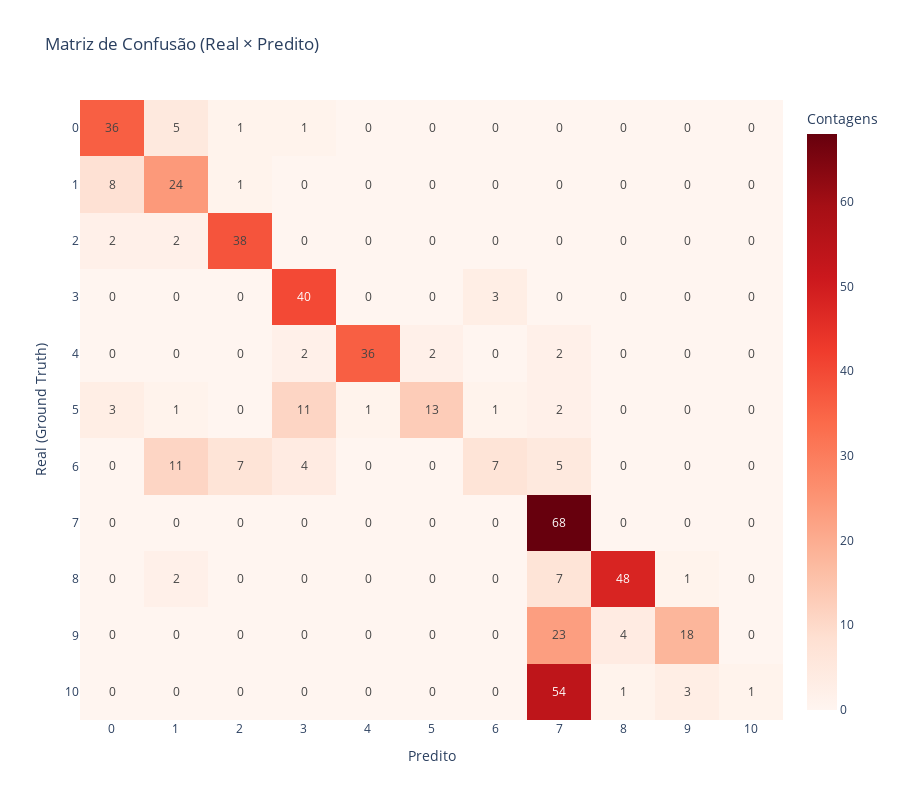

The cell this chart's notebook holds for it:
### Markdown cell above
## 8️⃣ Validação com Ground Truth

### Code cell
if ground_truth:
    accuracy, cls_report, cm = analyzer.evaluate_ground_truth(
        df_with_consensus=df_with_consensus
    )

    visualizer.plot_confusion_matrix(
        cm=cm,
        categories=categories
    )
    
else:
    logger.info("⚠️ Ground truth não disponível – pulando validação")

### Figure 1 — Plotly figure (JSON) as saved in the notebook; plotly's stock layout.template omitted (floating-point values rounded to 4 significant figures)
{"data": [{"colorbar": {"title": {"text": "Contagens"}}, "colorscale": [[0, "rgb(255,245,240)"], [0.125, "rgb(254,224,210)"], [0.25, "rgb(252,187,161)"], [0.375, "rgb(252,146,114)"], [0.5, "rgb(251,106,74)"], [0.625, "rgb(239,59,44)"], [0.75, "rgb(203,24,29)"], [0.875, "rgb(165,15,21)"], [1, "rgb(103,0,13)"]], "text": [[0, 0, 0, 0, 0, 0, 0, 54, 1, 3, 1], [0, 0, 0, 0, 0, 0, 0, 23, 4, 18, 0], [0, 2, 0, 0, 0, 0, 0, 7, 48, 1, 0], [0, 0, 0, 0, 0, 0, 0, 68, 0, 0, 0], [0, 11, 7, 4, 0, 0, 7, 5, 0, 0, 0], [3, 1, 0, 11, 1, 13, 1, 2, 0, 0, 0], [0, 0, 0, 2, 36, 2, 0, 2, 0, 0, 0], [0, 0, 0, 40, 0, 0, 3, 0, 0, 0, 0], [2, 2, 38, 0, 0, 0, 0, 0, 0, 0, 0], [8, 24, 1, 0, 0, 0, 0, 0, 0, 0, 0], [36, 5, 1, 1, 0, 0, 0, 0, 0, 0, 0]], "texttemplate": "%{text}", "type": "heatmap", "x": [0, 1, 2, 3, 4, 5, 6, 7, 8, 9, 10], "y": [10, 9, 8, 7, 6, 5, 4, 3, 2, 1, 0], "z": [[0, 0, 0, 0, 0, 0, 0, 54, 1, 3, 1], [0, 0, 0, 0, 0, 0, 0, 23, 4, 18, 0], [0, 2, 0, 0, 0, 0, 0, 7, 48, 1, 0], [0, 0, 0, 0, 0, 0, 0, 68, 0, 0, 0], [0, 11, 7, 4, 0, 0, 7, 5, 0, 0, 0], [3, 1, 0, 11, 1, 13, 1, 2, 0, 0, 0], [0, 0, 0, 2, 36, 2, 0, 2, 0, 0, 0], [0, 0, 0, 40, 0, 0, 3, 0, 0, 0, 0], [2, 2, 38, 0, 0, 0, 0, 0, 0, 0, 0], [8, 24, 1, 0, 0, 0, 0, 0, 0, 0, 0], [36, 5, 1, 1, 0, 0, 0, 0, 0, 0, 0]]}], "layout": {"height": 800, "title": {"text": "Matriz de Confusão (Real × Predito)"}, "width": 900, "xaxis": {"tickmode": "array", "ticktext": [0, 1, 2, 3, 4, 5, 6, 7, 8, 9, 10], "tickvals": [0, 1, 2, 3, 4, 5, 6, 7, 8, 9, 10], "title": {"text": "Predito"}, "type": "category"}, "yaxis": {"tickmode": "array", "ticktext": [10, 9, 8, 7, 6, 5, 4, 3, 2, 1, 0], "tickvals": [10, 9, 8, 7, 6, 5, 4, 3, 2, 1, 0], "title": {"text": "Real (Ground Truth)"}, "type": "category"}}}
